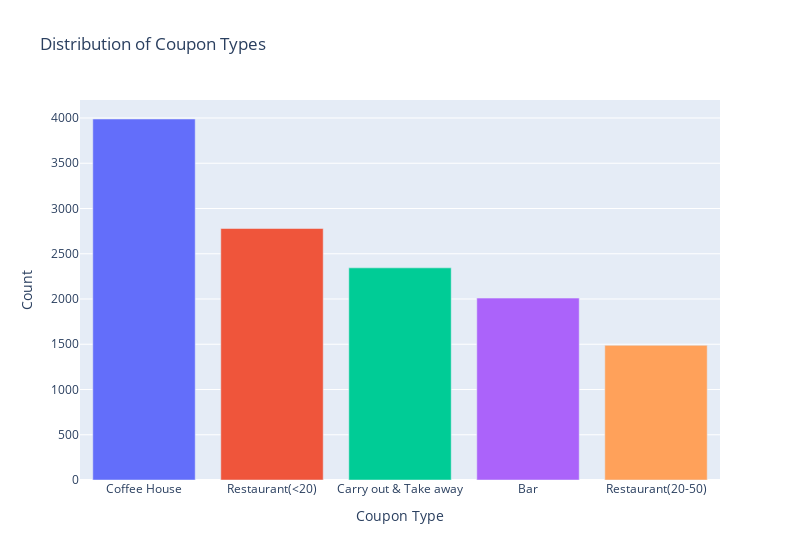

Notebook cell for this chart:
### Markdown cell above
5. Use a bar plot to visualize the `coupon` column.

### Code cell
coupon_counts = new_data['coupon'].value_counts().reset_index()
coupon_counts.columns = ['Coupon Type', 'Count']

fig = px.bar(coupon_counts, x='Coupon Type', y='Count', color='Coupon Type',
             title='Distribution of Coupon Types')

fig.update_layout(
    xaxis_title='Coupon Type',
    yaxis_title='Count',
    width = 800,
    showlegend=False
)

fig.show()

### Figure 1 — Plotly figure (JSON) as saved in the notebook; plotly's stock layout.template omitted (floating-point values rounded to 4 significant figures)
{"data": [{"hovertemplate": "Coupon Type=%{x}<br>Count=%{y}<extra></extra>", "legendgroup": "Coffee House", "marker": {"color": "#636efa", "pattern": {"shape": ""}}, "name": "Coffee House", "orientation": "v", "showlegend": true, "textposition": "auto", "type": "bar", "x": ["Coffee House"], "xaxis": "x", "y": [3989], "yaxis": "y"}, {"hovertemplate": "Coupon Type=%{x}<br>Count=%{y}<extra></extra>", "legendgroup": "Restaurant(<20)", "marker": {"color": "#EF553B", "pattern": {"shape": ""}}, "name": "Restaurant(<20)", "orientation": "v", "showlegend": true, "textposition": "auto", "type": "bar", "x": ["Restaurant(<20)"], "xaxis": "x", "y": [2779], "yaxis": "y"}, {"hovertemplate": "Coupon Type=%{x}<br>Count=%{y}<extra></extra>", "legendgroup": "Carry out & Take away", "marker": {"color": "#00cc96", "pattern": {"shape": ""}}, "name": "Carry out & Take away", "orientation": "v", "showlegend": true, "textposition": "auto", "type": "bar", "x": ["Carry out & Take away"], "xaxis": "x", "y": [2344], "yaxis": "y"}, {"hovertemplate": "Coupon Type=%{x}<br>Count=%{y}<extra></extra>", "legendgroup": "Bar", "marker": {"color": "#ab63fa", "pattern": {"shape": ""}}, "name": "Bar", "orientation": "v", "showlegend": true, "textposition": "auto", "type": "bar", "x": ["Bar"], "xaxis": "x", "y": [2010], "yaxis": "y"}, {"hovertemplate": "Coupon Type=%{x}<br>Count=%{y}<extra></extra>", "legendgroup": "Restaurant(20-50)", "marker": {"color": "#FFA15A", "pattern": {"shape": ""}}, "name": "Restaurant(20-50)", "orientation": "v", "showlegend": true, "textposition": "auto", "type": "bar", "x": ["Restaurant(20-50)"], "xaxis": "x", "y": [1488], "yaxis": "y"}], "layout": {"barmode": "relative", "legend": {"title": {"text": "Coupon Type"}, "tracegroupgap": 0}, "showlegend": false, "title": {"text": "Distribution of Coupon Types"}, "width": 800, "xaxis": {"anchor": "y", "categoryarray": ["Coffee House", "Restaurant(<20)", "Carry out & Take away", "Bar", "Restaurant(20-50)"], "categoryorder": "array", "domain": [0, 1], "title": {"text": "Coupon Type"}}, "yaxis": {"anchor": "x", "domain": [0, 1], "title": {"text": "Count"}}}}
